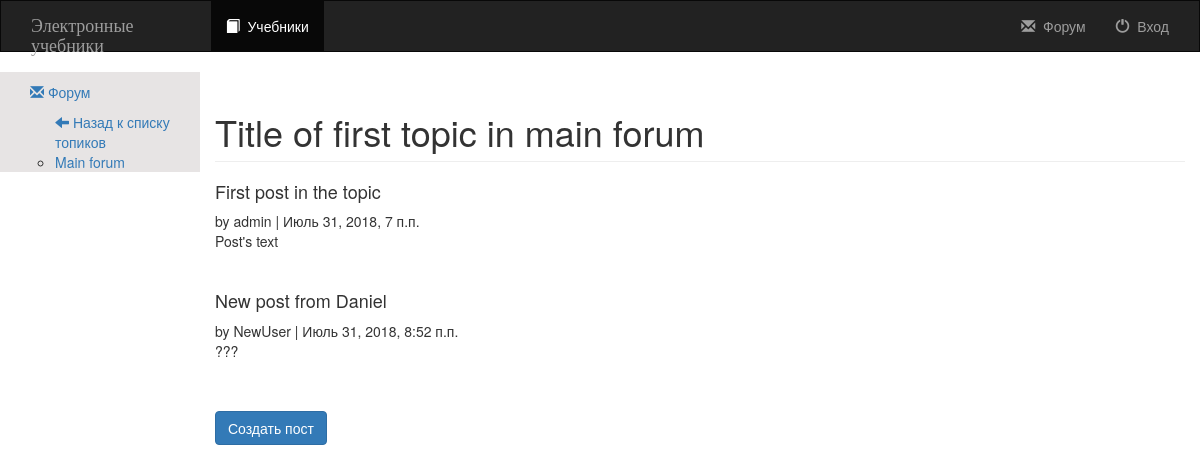
The app's page /forum/topic/1/ with its own data.
### cms_forum/models.py (models this page shows, shortened)
class Forum(models.Model):
    title = models.CharField(max_length=60, verbose_name="Название форума")
    description = models.TextField(blank=True, default='')
    updated = models.DateTimeField(auto_now=True, verbose_name="Дата обновления")
    created = models.DateTimeField(auto_now=True, verbose_name="Дата публикации")
    creator = models.ForeignKey(User, blank=True, null=True, verbose_name="Автор форума")

class Topic(models.Model):
    title = models.CharField(max_length=60, verbose_name="Название топика")
    description = models.TextField(max_length=10000, blank=True, null=True)
    forum = models.ForeignKey(Forum)
    created = models.DateTimeField(auto_now=True, verbose_name="Дата публикации")
    creator = models.ForeignKey(User, blank=True, null=True, verbose_name="Автор топика")
    updated = models.DateTimeField(auto_now=True, verbose_name="Дата обновления")
    closed = models.BooleanField(blank=True, default=False)

class Post(models.Model):
    title = models.CharField(max_length=60, verbose_name="Название поста")
    created = models.DateTimeField(auto_now_add=True, verbose_name="Дата публикации")
    creator = models.ForeignKey(User, blank=True, null=True, verbose_name="Автор поста")
    updated = models.DateTimeField(auto_now=True, verbose_name="Дата обновления")
    topic = models.ForeignKey(Topic)
    body = models.TextField(max_length=10000, verbose_name="Текст поста")
    user_ip = models.GenericIPAddressField(blank=True, null=True)
    def short(self):
        return u"%s - %s\n%s" % (self.creator, self.title, self.created.strftime("%b %d, %I:%M %p"))
    short.allow_tags = True

### cms_forum/views.py (the view)
# urls.py: url(r'^topic/(\d+)/$', views.topic, name='topic-detail'),
def topic(request, topic_id):
    posts = Post.objects.filter(topic=topic_id).order_by("created")
    posts = mk_paginator(request, posts, DJANGO_SIMPLE_FORUM_REPLIES_PER_PAGE)
    topic = Topic.objects.get(pk=topic_id)
    forums = Forum.objects.all()
    forumid = topic.forum_id
    return render(request, "cms_forum/topic.html", {'posts': posts, 'pk': topic_id, 'topic': topic, 'forums': forums, 'forumid': forumid})

### cms_forum/views.py (called while the page is built)
def mk_paginator(request, items, num_items):
    paginator = Paginator(items, num_items)
    try:
        page = int(request.GET.get("page", '1'))
    except ValueError:
        page = 1
    try:
        items = paginator.page(page)
    except (InvalidPage, EmptyPage):
        items = paginator.page(paginator.num_pages)
    return items

### cms_forum/templates/cms_forum/topic.html (shortened to what this page needs)
{% extends "base.html" %}
{% block forum_sidebar %}
<ul class="nav nav-sidebar">
    <li class=""><a href="{% url 'forum:forum-index' %}"> <span class="glyphicon glyphicon-envelope" aria-hidden="true"></span>
        Форум</a></li>
        <ul>
            <li class="my-list"><a href="{% url 'forum:forum-detail' forumid %}"><span class="glyphicon glyphicon-arrow-left" aria-hidden="true"></span>
                Назад к списку топиков</a> </li>
            {% for forum in forums %}
                <li class=""><a href="{% url 'forum:forum-detail' forum.pk %}">{{ forum.title }}</a></li>
            {% endfor %}
        </ul>
</ul>
{% endblock forum_sidebar %}
{% block content_title %}{{ topic.title }}{% endblock %}
{% block content %}
<div id="list">
    {% for post in posts.object_list %}
        <div class="post">
            <h4><span class="title">{{ post.title }}</span><br /></h4>
            by {{ post.creator }} | <span class="date">{{ post.created }}</span> <br />
            <p>{{ post.body }}</p>
        </div>
     <br />
    {% endfor %}
    <br />
</div>
<a class="btn btn-primary" href="{% url 'forum:reply' pk %}">Создать пост</a>
{% endblock content %}

### templates/base.html (shortened to what this page needs)
{% load staticfiles %}
<!DOCTYPE html>
<html lang="ru">
  <head>
    <link rel="stylesheet" href="https://maxcdn.bootstrapcdn.com/bootstrap/3.3.6/css/bootstrap.min.css">
    <link rel="stylesheet" type="text/css" href="{% static 'css/style.css' %}">
  </head>
  <body>
  <nav class="navbar navbar-inverse">
  <div class="container-fluid">
    <div class="navbar-header col-sm-3 col-md-2">
      <a class="navbar-brand" href="{% url 'home' %}">Электронные учебники</a>
    </div>
    <div class="collapse navbar-collapse" id="topNavBar">
      <ul class="nav navbar-nav">
        <li class="active">
          <a href="{% url 'textbooks:catalog' %}">
            <span class="glyphicon glyphicon-book" aria-hidden="true"></span>&nbsp; Учебники
          </a>
        </li>
      </ul>
       <ul class="nav navbar-nav navbar-right">
        <li class="">
          <a href="{% url 'forum:forum-index' %}">
            <span class="glyphicon glyphicon-envelope" aria-hidden="true"></span>&nbsp; Форум
          </a>
        </li>
        {% if user.is_authenticated %}
        <li class="">
          <a href="{% url 'loginsys:view_profile' %}">
            <span class="glyphicon glyphicon-user" aria-hidden="true"></span>&nbsp; Профиль
          </a>
        </li>
        <li class="">
          <a href="{% url 'loginsys:logout' %}">
            <span class="glyphicon glyphicon-off" aria-hidden="true"></span>&nbsp; Выход ({{ user.username }})
          </a>
        </li>
        {% else %}
        <li class="">
          <a href="{% url 'loginsys:login' %}">
            <span class="glyphicon glyphicon-off" aria-hidden="true"></span>&nbsp; Вход
          </a>
        </li>
        {% endif %}
      </ul>
    </div>
  </div>
</nav>
<div class="container-fluid">
 <div class="row">
   <div class="col-sm-3 col-md-2 sidebar my-sidebar">
       {% block forum_sidebar %}{% endblock forum_sidebar %}
   </div>
  <div class="col-sm-9 col-md-10 main">
    <h1 class="page-header">{% block content_title %}{% endblock content_title %}</h1>
    {% block content %}
    {% endblock content %}
  </div>
 </div>
</div>
  </body>
</html>

### static/css/style.css (style rules this page uses)
.navbar { border-radius: 0; }
.navbar-brand { font-family: 'Lobster', cursive; }
.my-sidebar { background-color: #E7E4E4; }
.my-list { list-style: none; padding: 0; marging: 0; }

### records on screen
Forum: title "Main forum"
Topic: title "Title of first topic in main forum"
Post: title "First post in the topic", creator "admin", created "Июль 31, 2018, 7 п.п.", body "Post's text"
Post: title "New post from Daniel", creator "NewUser", created "Июль 31, 2018, 8:52 п.п.", body "???"
